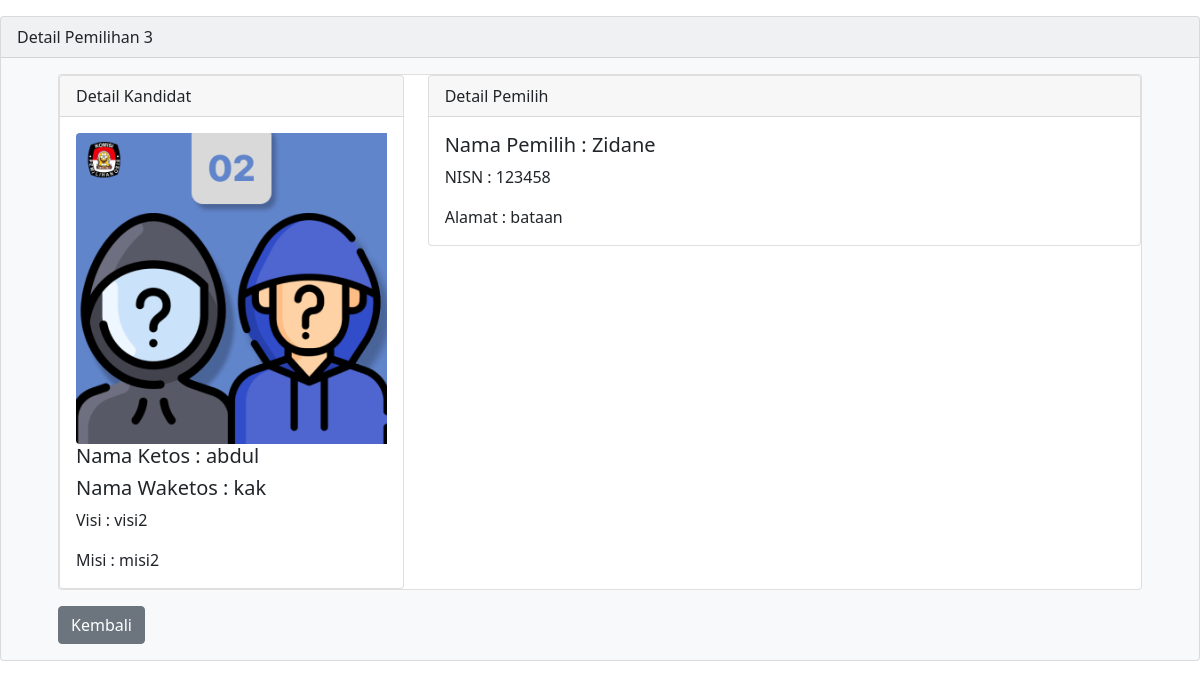
Screenshot of /hasil/detail/3 with the database file from the repository.
### tables this page shows
CREATE TABLE `tb_hasil` (
  `id_hasil` int(11) NOT NULL,
  `id_kandidat` int(11) NOT NULL,
  `id_pemilih` int(11) NOT NULL,
  `tanggal_jam` timestamp NOT NULL DEFAULT current_timestamp()
);

CREATE TABLE `tb_kandidat` (
  `id_kandidat` int(11) NOT NULL,
  `nama_ketos` varchar(100) NOT NULL,
  `nama_waketos` varchar(100) NOT NULL,
  `image` varchar(100) NOT NULL,
  `visi` varchar(100) NOT NULL,
  `misi` varchar(255) NOT NULL
);

CREATE TABLE `tb_pemilih` (
  `id_pemilih` int(11) NOT NULL,
  `username` varchar(150) NOT NULL,
  `nama` varchar(150) NOT NULL,
  `password` varchar(200) NOT NULL,
  `NISN` varchar(12) NOT NULL,
  `alamat` text NOT NULL
);

### application/controllers/Hasil.php (called while the page is built, shortened)
<?php
class Hasil extends CI_Controller
{
    public function __construct()
    {
        $this->load->model('Hasil_model', 'hasil');
    }
    public function detail($id)
    {
        $data['hasil'] = $this->hasil->getId($id);
        $this->load->view('hasil/detail', $data);
    }
}

### index.php (called while the page is built, shortened)
<?php
require_once BASEPATH.'core/CodeIgniter.php';

### application/models/Hasil_model.php (called while the page is built, shortened)
<?php
class Hasil_model extends CI_Model {
    public function getId($id){
        $query = "SELECT * FROM tb_hasil as h
                JOIN tb_kandidat as k ON k.id_kandidat = h.id_kandidat
                JOIN tb_pemilih as p ON p.id_pemilih = h.id_pemilih
                WHERE `id_hasil` = $id";
        return $this->db->query($query)->row_array();
    }
}

### application/views/hasil/detail.php (the view, shortened to what this page needs)
<!doctype html>
<html lang="en">
  <head>
    <link href="<?= base_url('bootstrap/css/bootstrap.min.css');?>" rel="stylesheet" >
  </head>
  <body>
  <div class="card bg-light mt-3">
    <div class="card-header">
        <div>Detail Pemilihan <?= $hasil['id_hasil'] ?></div>
    </div>
    <div class="container">
        <div class="card-body">
            <div class="card mb-3">
                <div class="row justify-content-center">
                    <div class="col-lg-4">
                        <div class="card">
                            <div class="card-header">
                                Detail Kandidat
                            </div>
                            <div class="card-body">
                                <img src="<?= base_url('asset/img/'); ?><?= $hasil['image']; ?>" class="img-fluid rounded-start" alt="...">
                                <h5 class="card-title">Nama Ketos : <?= $hasil['nama_ketos'] ?></h5>
                                <h5 class="card-title">Nama Waketos : <?= $hasil['nama_waketos'] ?></h5>
                                <p class="card-text">Visi : <?= $hasil['visi'] ?></p>
                                <p class="card-text">Misi : <?= $hasil['misi'] ?></p>
                            </div>
                        </div>
                    </div>
                    <div class="col-lg-8">
                        <div class="card">
                        <div class="card-header">
                            Detail Pemilih
                        </div>
                        <div class="card-body">
                            <h5 class="card-title">Nama Pemilih : <?= $hasil['nama'] ?></h5>
                            <p class="card-text">NISN : <?= $hasil['NISN'] ?></p>
                            <p class="card-text">Alamat : <?= $hasil['alamat'] ?></p>
                        </div>
                        </div>
                    </div>
                </div>
            </div>
            <a href="<?= base_url('hasil'); ?>" class="btn btn-secondary">Kembali</a>
        </div>
    </div>
</div>
  </body>
</html>

### rows the page displays
tb_hasil: id_hasil "3", id_kandidat.image (picture), id_kandidat.nama_ketos "abdul", id_kandidat.nama_waketos "kak", id_kandidat.visi "visi2", id_kandidat.misi "misi2", id_pemilih.nama "Zidane", id_pemilih.NISN "123458", id_pemilih.alamat "bataan"
